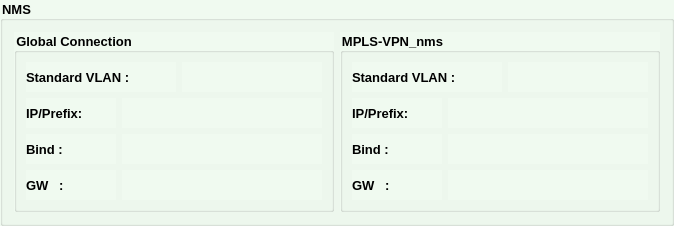
               <widget class="QGroupBox" name="nmsGB">
                <property name="minimumSize">
                 <size>
                  <width>0</width>
                  <height>0</height>
                 </size>
                </property>
                <property name="font">
                 <font>
                  <family>Tahoma</family>
                  <pointsize>10</pointsize>
                  <weight>75</weight>
                  <bold>true</bold>
                 </font>
                </property>
                <property name="styleSheet">
                 <string notr="true">background-color: rgb(240, 250, 240);</string>
                </property>
                <property name="title">
                 <string>NMS</string>
                </property>
                <layout class="QHBoxLayout" name="horizontalLayout_13">
                 <item>
                  <widget class="QGroupBox" name="groupBox_10">
                   <property name="font">
                    <font>
                     <family>Tahoma</family>
                     <pointsize>10</pointsize>
                     <weight>75</weight>
                     <bold>true</bold>
                    </font>
                   </property>
                   <property name="title">
                    <string>Global Connection</string>
                   </property>
                   <layout class="QVBoxLayout" name="verticalLayout_6">
                    <item>
                     <layout class="QHBoxLayout" name="horizontalLayout_17">
                      <item>
                       <widget class="QLabel" name="globalVlanLbl">
                        <property name="minimumSize">
                         <size>
                          <width>150</width>
                          <height>30</height>
                         </size>
                        </property>
                        <property name="maximumSize">
                         <size>
                          <width>150</width>
                          <height>30</height>
                         </size>
                        </property>
                        <property name="font">
                         <font>
                          <family>Tahoma</family>
                          <pointsize>10</pointsize>
                          <weight>75</weight>
                          <bold>true</bold>
                         </font>
                        </property>
                        <property name="text">
                         <string>Standard VLAN :</string>
                        </property>
                       </widget>
                      </item>
                      <item>
                       <widget class="QLabel" name="gVlanLbl">
                        <property name="sizePolicy">
                         <sizepolicy hsizetype="Expanding" vsizetype="Preferred">
                          <horstretch>0</horstretch>
                          <verstretch>0</verstretch>
                         </sizepolicy>
                        </property>
                        <property name="minimumSize">
                         <size>
                          <width>50</width>
                          <height>30</height>
                         </size>
                        </property>
                        <property name="maximumSize">
                         <size>
                          <width>16777215</width>
                          <height>30</height>
                         </size>
                        </property>
                        <property name="font">
                         <font>
                          <family>Tahoma</family>
                          <pointsize>10</pointsize>
                          <weight>75</weight>
                          <bold>true</bold>
                         </font>
                        </property>
                        <property name="styleSheet">
                         <string notr="true">color: rgb(85, 0, 127);</string>
                        </property>
                        <property name="text">
                         <string/>
                        </property>
                       </widget>
                      </item>
                     </layout>
                    </item>
                    <item>
                     <layout class="QHBoxLayout" name="horizontalLayout_19">
                      <item>
                       <widget class="QLabel" name="label_31">
                        <property name="minimumSize">
                         <size>
                          <width>90</width>
                          <height>30</height>
                         </size>
                        </property>
                        <property name="maximumSize">
                         <size>
                          <width>90</width>
                          <height>30</height>
                         </size>
                        </property>
                        <property name="font">
                         <font>
                          <family>Tahoma</family>
                          <pointsize>10</pointsize>
                          <weight>75</weight>
                          <bold>true</bold>
                         </font>
                        </property>
                        <property name="text">
                         <string>IP/Prefix:</string>
                        </property>
                       </widget>
                      </item>
                      <item>
                       <widget class="QLabel" name="gIpLbl">
                        <property name="sizePolicy">
                         <sizepolicy hsizetype="Expanding" vsizetype="Preferred">
                          <horstretch>0</horstretch>
                          <verstretch>0</verstretch>
                         </sizepolicy>
                        </property>
                        <property name="minimumSize">
                         <size>
                          <width>200</width>
                          <height>30</height>
                         </size>
                        </property>
                        <property name="maximumSize">
                         <size>
                          <width>16777215</width>
                          <height>30</height>
                         </size>
                        </property>
                        <property name="font">
                         <font>
                          <family>Tahoma</family>
                          <pointsize>10</pointsize>
                          <weight>75</weight>
                          <bold>true</bold>
                         </font>
                        </property>
                        <property name="styleSheet">
                         <string notr="true">color: rgb(85, 0, 127);</string>
                        </property>
                        <property name="text">
                         <string/>
                        </property>
                        <property name="alignment">
                         <set>Qt::AlignLeading|Qt::AlignLeft|Qt::AlignVCenter</set>
                        </property>
                       </widget>
                      </item>
                     </layout>
                    </item>
                    <item>
                     <layout class="QHBoxLayout" name="horizontalLayout_57">
                      <item>
                       <widget class="QLabel" name="label_37">
                        <property name="minimumSize">
                         <size>
                          <width>90</width>
                          <height>30</height>
                         </size>
                        </property>
                        <property name="maximumSize">
                         <size>
                          <width>90</width>
                          <height>30</height>
                         </size>
                        </property>
                        <property name="font">
                         <font>
                          <family>Tahoma</family>
                          <pointsize>10</pointsize>
                          <weight>75</weight>
                          <bold>true</bold>
                         </font>
                        </property>
                        <property name="text">
                         <string>Bind :</string>
                        </property>
                       </widget>
                      </item>
                      <item>
                       <widget class="QLabel" name="gBindLbl">
                        <property name="sizePolicy">
                         <sizepolicy hsizetype="Expanding" vsizetype="Preferred">
                          <horstretch>0</horstretch>
                          <verstretch>0</verstretch>
                         </sizepolicy>
                        </property>
                        <property name="minimumSize">
                         <size>
                          <width>200</width>
                          <height>30</height>
                         </size>
                        </property>
                        <property name="maximumSize">
                         <size>
                          <width>16777215</width>
                          <height>30</height>
                         </size>
                        </property>
                        <property name="font">
                         <font>
                          <family>Tahoma</family>
                          <pointsize>10</pointsize>
                          <weight>75</weight>
                          <bold>true</bold>
                         </font>
                        </property>
                        <property name="styleSheet">
                         <string notr="true">color: rgb(85, 0, 127);</string>
                        </property>
                        <property name="text">
                         <string/>
                        </property>
                        <property name="alignment">
                         <set>Qt::AlignLeading|Qt::AlignLeft|Qt::AlignVCenter</set>
                        </property>
                       </widget>
                      </item>
                     </layout>
                    </item>
                    <item>
                     <layout class="QHBoxLayout" name="horizontalLayout_20">
                      <item>
                       <widget class="QLabel" name="label_33">
                        <property name="minimumSize">
                         <size>
                          <width>90</width>
                          <height>30</height>
                         </size>
                        </property>
                        <property name="maximumSize">
                         <size>
                          <width>90</width>
                          <height>30</height>
                         </size>
                        </property>
                        <property name="font">
                         <font>
                          <family>Tahoma</family>
                          <pointsize>10</pointsize>
                          <weight>75</weight>
                          <bold>true</bold>
                         </font>
                        </property>
                        <property name="text">
                         <string>GW   :</string>
                        </property>
                       </widget>
                      </item>
                      <item>
                       <widget class="QLabel" name="gGwLbl">
                        <property name="sizePolicy">
                         <sizepolicy hsizetype="Expanding" vsizetype="Preferred">
                          <horstretch>0</horstretch>
                          <verstretch>0</verstretch>
                         </sizepolicy>
                        </property>
                        <property name="minimumSize">
                         <size>
                          <width>200</width>
                          <height>30</height>
                         </size>
                        </property>
                        <property name="maximumSize">
                         <size>
                          <width>16777215</width>
                          <height>30</height>
                         </size>
                        </property>
                        <property name="font">
                         <font>
                          <family>Tahoma</family>
                          <pointsize>10</pointsize>
                          <weight>75</weight>
                          <bold>true</bold>
                         </font>
                        </property>
                        <property name="styleSheet">
                         <string notr="true">color: rgb(85, 0, 127);</string>
                        </property>
                        <property name="text">
                         <string/>
                        </property>
                        <property name="alignment">
                         <set>Qt::AlignLeading|Qt::AlignLeft|Qt::AlignVCenter</set>
                        </property>
                       </widget>
                      </item>
                     </layout>
                    </item>
                   </layout>
                  </widget>
                 </item>
                 <item>
                  <widget class="QGroupBox" name="groupBox_9">
                   <property name="font">
                    <font>
                     <family>Tahoma</family>
                     <pointsize>10</pointsize>
                     <weight>75</weight>
                     <bold>true</bold>
                    </font>
                   </property>
                   <property name="title">
                    <string>MPLS-VPN_nms</string>
                   </property>
                   <layout class="QVBoxLayout" name="verticalLayout_7">
                    <item>
                     <layout class="QHBoxLayout" name="horizontalLayout_18">
                      <item>
                       <widget class="QLabel" name="mplsVlanLbl">
                        <property name="minimumSize">
                         <size>
                          <width>150</width>
                          <height>30</height>
                         </size>
                        </property>
                        <property name="maximumSize">
                         <size>
                          <width>150</width>
                          <height>30</height>
                         </size>
                        </property>
                        <property name="font">
                         <font>
                          <family>Tahoma</family>
                          <pointsize>10</pointsize>
                          <weight>75</weight>
                          <bold>true</bold>
                         </font>
                        </property>
                        <property name="text">
                         <string>Standard VLAN :</string>
                        </property>
                       </widget>
                      </item>
                      <item>
                       <widget class="QLabel" name="mVlanLbl">
                        <property name="sizePolicy">
                         <sizepolicy hsizetype="Expanding" vsizetype="Preferred">
                          <horstretch>0</horstretch>
                          <verstretch>0</verstretch>
                         </sizepolicy>
                        </property>
                        <property name="minimumSize">
                         <size>
                          <width>50</width>
                          <height>30</height>
                         </size>
                        </property>
                        <property name="maximumSize">
                         <size>
                          <width>16777215</width>
                          <height>30</height>
                         </size>
                        </property>
                        <property name="font">
                         <font>
                          <family>Tahoma</family>
                          <pointsize>10</pointsize>
                          <weight>75</weight>
                          <bold>true</bold>
                         </font>
                        </property>
                        <property name="styleSheet">
                         <string notr="true">color: rgb(85, 0, 127);</string>
                        </property>
                        <property name="text">
                         <string/>
                        </property>
                       </widget>
                      </item>
                     </layout>
                    </item>
                    <item>
                     <layout class="QHBoxLayout" name="horizontalLayout_21">
                      <item>
                       <widget class="QLabel" name="label_34">
                        <property name="minimumSize">
                         <size>
                          <width>90</width>
                          <height>30</height>
                         </size>
                        </property>
                        <property name="maximumSize">
                         <size>
                          <width>90</width>
                          <height>30</height>
                         </size>
                        </property>
                        <property name="font">
                         <font>
                          <family>Tahoma</family>
                          <pointsize>10</pointsize>
                          <weight>75</weight>
                          <bold>true</bold>
                         </font>
                        </property>
                        <property name="text">
                         <string>IP/Prefix:</string>
                        </property>
                       </widget>
                      </item>
                      <item>
                       <widget class="QLabel" name="mIpLbl">
                        <property name="sizePolicy">
                         <sizepolicy hsizetype="Expanding" vsizetype="Preferred">
                          <horstretch>0</horstretch>
                          <verstretch>0</verstretch>
                         </sizepolicy>
                        </property>
                        <property name="minimumSize">
                         <size>
                          <width>200</width>
                          <height>30</height>
                         </size>
                        </property>
                        <property name="maximumSize">
                         <size>
                          <width>16777215</width>
                          <height>30</height>
                         </size>
                        </property>
                        <property name="font">
                         <font>
                          <family>Tahoma</family>
                          <pointsize>10</pointsize>
                          <weight>75</weight>
                          <bold>true</bold>
                         </font>
                        </property>
                        <property name="styleSheet">
                         <string notr="true">color: rgb(85, 0, 127);</string>
                        </property>
                        <property name="text">
                         <string/>
                        </property>
                        <property name="alignment">
                         <set>Qt::AlignLeading|Qt::AlignLeft|Qt::AlignVCenter</set>
                        </property>
                       </widget>
                      </item>
                     </layout>
                    </item>
                    <item>
                     <layout class="QHBoxLayout" name="horizontalLayout_58">
                      <item>
                       <widget class="QLabel" name="label_51">
                        <property name="minimumSize">
                         <size>
                          <width>90</width>
                          <height>30</height>
                         </size>
                        </property>
                        <property name="maximumSize">
                         <size>
                          <width>90</width>
                          <height>30</height>
                         </size>
                        </property>
                        <property name="font">
                         <font>
                          <family>Tahoma</family>
                          <pointsize>10</pointsize>
                          <weight>75</weight>
                          <bold>true</bold>
                         </font>
                        </property>
                        <property name="text">
                         <string>Bind :</string>
                        </property>
                       </widget>
                      </item>
                      <item>
                       <widget class="QLabel" name="mBindLbl">
                        <property name="sizePolicy">
                         <sizepolicy hsizetype="Expanding" vsizetype="Preferred">
                          <horstretch>0</horstretch>
                          <verstretch>0</verstretch>
                         </sizepolicy>
                        </property>
                        <property name="minimumSize">
                         <size>
                          <width>200</width>
                          <height>30</height>
                         </size>
                        </property>
                        <property name="maximumSize">
                         <size>
                          <width>16777215</width>
                          <height>30</height>
                         </size>
                        </property>
                        <property name="font">
                         <font>
                          <family>Tahoma</family>
                          <pointsize>10</pointsize>
                          <weight>75</weight>
                          <bold>true</bold>
                         </font>
                        </property>
                        <property name="styleSheet">
                         <string notr="true">color: rgb(85, 0, 127);</string>
                        </property>
                        <property name="text">
                         <string/>
                        </property>
                        <property name="alignment">
                         <set>Qt::AlignLeading|Qt::AlignLeft|Qt::AlignVCenter</set>
                        </property>
                       </widget>
                      </item>
                     </layout>
                    </item>
                    <item>
                     <layout class="QHBoxLayout" name="horizontalLayout_22">
                      <item>
                       <widget class="QLabel" name="label_35">
                        <property name="minimumSize">
                         <size>
                          <width>90</width>
                          <height>30</height>
                         </size>
                        </property>
                        <property name="maximumSize">
                         <size>
                          <width>90</width>
                          <height>30</height>
                         </size>
                        </property>
                        <property name="font">
                         <font>
                          <family>Tahoma</family>
                          <pointsize>10</pointsize>
                          <weight>75</weight>
                          <bold>true</bold>
                         </font>
                        </property>
                        <property name="text">
                         <string>GW   :</string>
                        </property>
                       </widget>
                      </item>
                      <item>
                       <widget class="QLabel" name="mGwLbl">
                        <property name="sizePolicy">
                         <sizepolicy hsizetype="Expanding" vsizetype="Preferred">
                          <horstretch>0</horstretch>
                          <verstretch>0</verstretch>
                         </sizepolicy>
                        </property>
                        <property name="minimumSize">
                         <size>
                          <width>200</width>
                          <height>30</height>
                         </size>
                        </property>
                        <property name="maximumSize">
                         <size>
                          <width>16777215</width>
                          <height>30</height>
                         </size>
                        </property>
                        <property name="font">
                         <font>
                          <family>Tahoma</family>
                          <pointsize>10</pointsize>
                          <weight>75</weight>
                          <bold>true</bold>
                         </font>
                        </property>
                        <property name="styleSheet">
                         <string notr="true">color: rgb(85, 0, 127);</string>
                        </property>
                        <property name="text">
                         <string/>
                        </property>
                        <property name="alignment">
                         <set>Qt::AlignLeading|Qt::AlignLeft|Qt::AlignVCenter</set>
                        </property>
                       </widget>
                      </item>
                     </layout>
                    </item>
                   </layout>
                  </widget>
                 </item>
                </layout>
               </widget>
